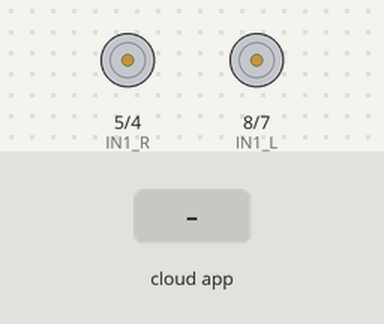
This sketch was run on a simulated Arduino Uno, built with avr-gcc and run on an emulated ATmega328P. On the bench: motor-driver pin pairs drawn as motors (green arrow = first pin HIGH = forward, orange = second pin HIGH = backward, longer = more drive, scaled by the enable pin). The test bench sets the inputs (shaded band). The ROS host is connected and sends only what is stated.

Above: at 1.2 s.
1.3 s: the phone or cloud app sets linear.x to -100
At 1.6 s:
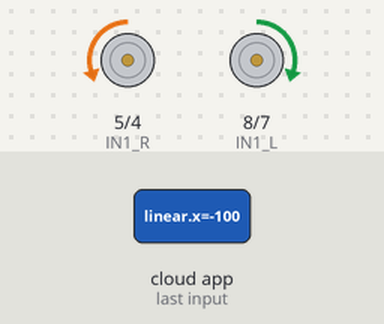
2.8 s: the phone or cloud app sets linear.x to 100
At 4.0 s:
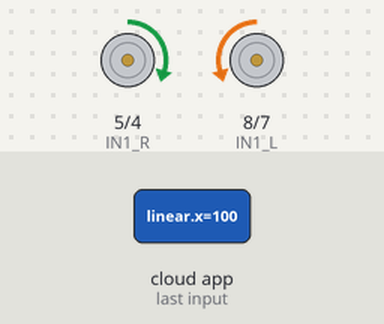
4.3 s: the phone or cloud app sets linear.x to 0
At 5.1 s:
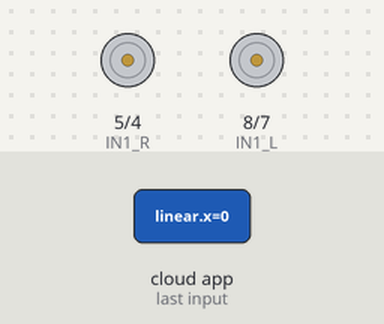
5.8 s: the phone or cloud app sets angular.z to -100
At 6.3 s:
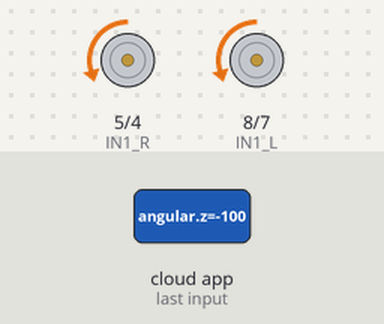
7.3 s: the phone or cloud app sets angular.z to 100
At 8.5 s:
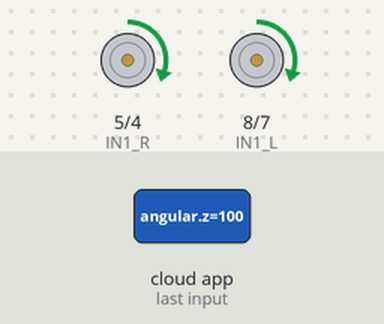
8.8 s: the phone or cloud app sets angular.z to 0
At 9.8 s:
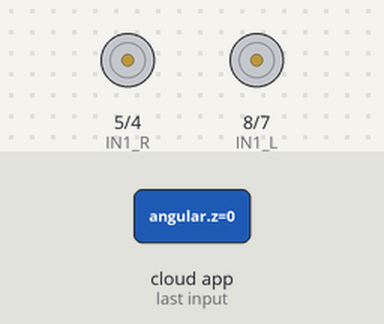
Timing chart, 0 to 11.3 s (numbered marks = the images above; inputs shaded):
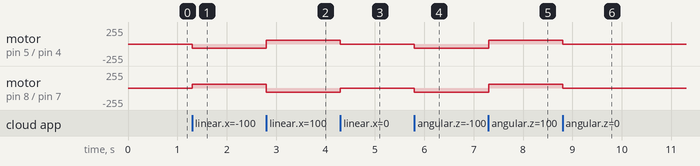

The sketch:

BigCarcmd.ino
```cpp
// FINAL CMD red hbridge
// cmd for small car
#include <ArduinoHardware.h>
#include <ros.h>
#include <geometry_msgs/Twist.h>
#define EN_L 3
#define IN1_L 8
#define IN2_L 7
#define EN_R 9
#define IN1_R 5
#define IN2_R 4
int speed = 60;
int turnSpeed = 200;

double w_r=0, w_l=0;
//wheel_rad is the wheel radius ,wheel_sep is
double wheel_rad = 0.0325, wheel_sep = 0.295;
ros::NodeHandle nh;
int lowSpeed = 200;
int highSpeed = 50;
double speed_ang=0, speed_lin=0;
void messageCb( const geometry_msgs::Twist& msg){
  speed_ang = msg.angular.z;
  speed_lin = msg.linear.x;
  w_r = (speed_lin/wheel_rad) + ((speed_ang*wheel_sep)/(2.0*wheel_rad));
  w_l = (speed_lin/wheel_rad) - ((speed_ang*wheel_sep)/(2.0*wheel_rad));
}
ros::Subscriber<geometry_msgs::Twist> sub("cmd_vel", &messageCb );
void Motors_init();
void MotorL(int Pulse_Width1);
void MotorR(int Pulse_Width2);
void setup(){
 Motors_init();
 nh.initNode();
 nh.subscribe(sub);
}
void loop(){
 MotorL(w_l*10);
 MotorR(w_r*10);
 nh.spinOnce();
}
void Motors_init(){
 pinMode(EN_L, OUTPUT);
 pinMode(EN_R, OUTPUT);
 pinMode(IN1_L, OUTPUT);
 pinMode(IN2_L, OUTPUT);
 pinMode(IN1_R, OUTPUT);
 pinMode(IN2_R, OUTPUT);
 digitalWrite(EN_L, LOW);
 digitalWrite(EN_R, LOW);
 digitalWrite(IN1_L, LOW);
 digitalWrite(IN2_L, LOW);
 digitalWrite(IN1_R, LOW);
 digitalWrite(IN2_R, LOW);
}


void MotorL(int Pulse_Width1){
 if (Pulse_Width1 > 0){
     nh.loginfo("Left wheel forward");
     analogWrite(EN_L, speed);
     digitalWrite(IN1_L, LOW);
     digitalWrite(IN2_L, HIGH);
 }
 if (Pulse_Width1 < 0){
     nh.loginfo("Left wheel backward");
     Pulse_Width1=abs(Pulse_Width1);
     analogWrite(EN_L, speed);
     digitalWrite(IN1_L, HIGH);
     digitalWrite(IN2_L, LOW);
 }
 if (Pulse_Width1 == 0){
     analogWrite(EN_L, speed);
     digitalWrite(IN1_L, LOW);
     digitalWrite(IN2_L, LOW);
 }
}


void MotorR(int Pulse_Width2){
 if (Pulse_Width2 > 0){
     nh.loginfo("Right wheel forward");
     analogWrite(EN_R, speed);
     digitalWrite(IN1_R, HIGH);
     digitalWrite(IN2_R, LOW);
 }
 if (Pulse_Width2 < 0){
     nh.loginfo("Right wheel backward");
     Pulse_Width2=abs(Pulse_Width2);
     analogWrite(EN_R, speed);
     digitalWrite(IN1_R, LOW);
     digitalWrite(IN2_R, HIGH);
 }
 if (Pulse_Width2 == 0){
     analogWrite(EN_R, speed);
     digitalWrite(IN1_R, LOW);
     digitalWrite(IN2_R, LOW);
 }
}
```

Measured:
- after the input at 1.3 s, motor on pin 5 (IN1_R) / pin 4 (IN2_R): stopped → backward 60/255 at once; motor on pin 8 (IN1_L) / pin 7 (IN2_L): stopped → forward 60/255 at once
- after the input at 2.8 s, motor on pin 5 (IN1_R) / pin 4 (IN2_R): backward 60/255 → forward 60/255 at once; motor on pin 8 (IN1_L) / pin 7 (IN2_L): forward 60/255 → backward 60/255 at once
- after the input at 4.3 s, motor on pin 5 (IN1_R) / pin 4 (IN2_R): forward 60/255 → stopped at once; motor on pin 8 (IN1_L) / pin 7 (IN2_L): backward 60/255 → stopped at once
- after the input at 5.8 s, motor on pin 5 (IN1_R) / pin 4 (IN2_R), motor on pin 8 (IN1_L) / pin 7 (IN2_L): stopped → backward 60/255 at once
- after the input at 7.3 s, motor on pin 5 (IN1_R) / pin 4 (IN2_R), motor on pin 8 (IN1_L) / pin 7 (IN2_L): backward 60/255 → forward 60/255 at once
- after the input at 8.8 s, motor on pin 5 (IN1_R) / pin 4 (IN2_R), motor on pin 8 (IN1_L) / pin 7 (IN2_L): forward 60/255 → stopped at once
